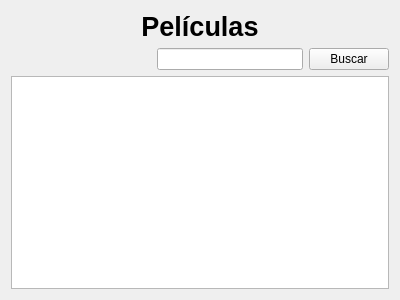
<?xml version="1.0" encoding="UTF-8"?>
<ui version="4.0">
 <class>PeliculasAdminWindow</class>
 <widget class="QWidget" name="PeliculasAdminWindow">
  <property name="geometry">
   <rect>
    <x>0</x>
    <y>0</y>
    <width>400</width>
    <height>300</height>
   </rect>
  </property>
  <property name="windowTitle">
   <string>Form</string>
  </property>
  <layout class="QVBoxLayout" name="verticalLayout">
   <item>
    <widget class="QLabel" name="label">
     <property name="sizePolicy">
      <sizepolicy hsizetype="Preferred" vsizetype="Fixed">
       <horstretch>0</horstretch>
       <verstretch>0</verstretch>
      </sizepolicy>
     </property>
     <property name="font">
      <font>
       <pointsize>20</pointsize>
       <bold>true</bold>
      </font>
     </property>
     <property name="text">
      <string>Películas</string>
     </property>
     <property name="alignment">
      <set>Qt::AlignmentFlag::AlignCenter</set>
     </property>
    </widget>
   </item>
   <item>
    <layout class="QHBoxLayout" name="horizontalLayout">
     <item>
      <spacer name="horizontalSpacer">
       <property name="orientation">
        <enum>Qt::Orientation::Horizontal</enum>
       </property>
       <property name="sizeHint" stdset="0">
        <size>
         <width>40</width>
         <height>20</height>
        </size>
       </property>
      </spacer>
     </item>
     <item>
      <widget class="QLineEdit" name="buscarEdit"/>
     </item>
     <item>
      <widget class="QPushButton" name="buscarButton">
       <property name="text">
        <string>Buscar</string>
       </property>
      </widget>
     </item>
    </layout>
   </item>
   <item>
    <widget class="QListWidget" name="listWidget"/>
   </item>
  </layout>
 </widget>
 <resources/>
 <connections/>
</ui>
